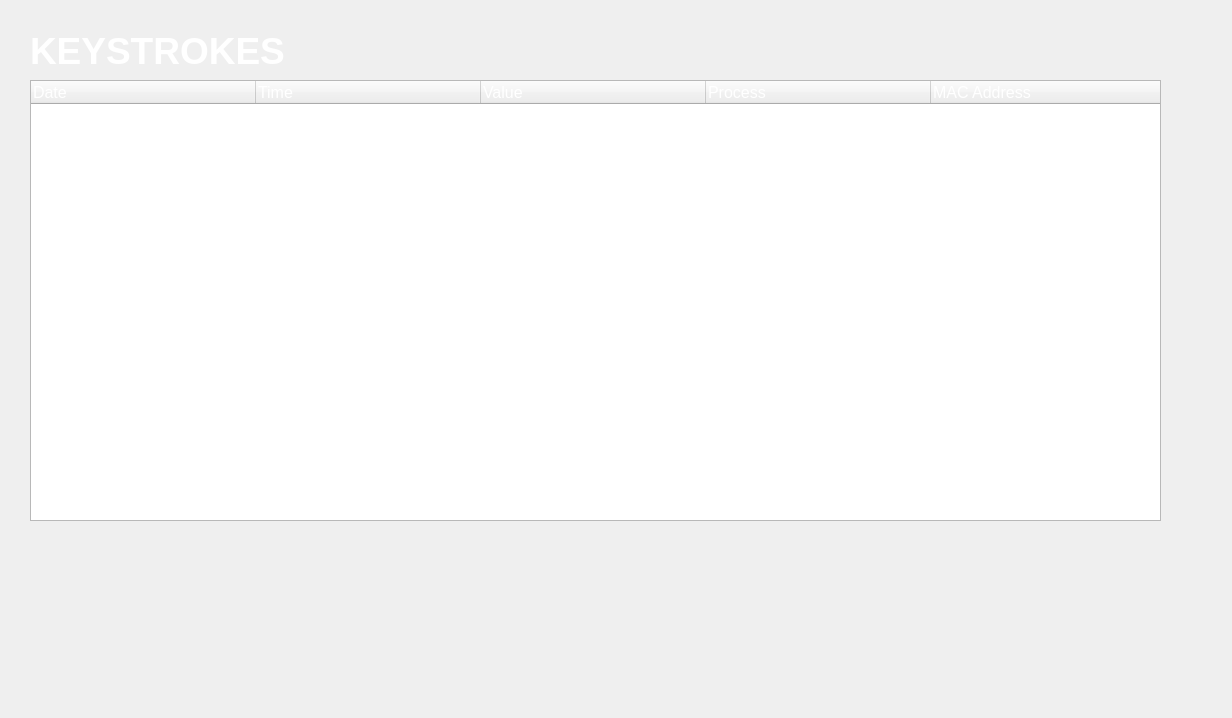
<?xml version="1.0" encoding="UTF-8"?>
<ui version="4.0">
 <class>Form</class>
 <widget class="QWidget" name="Form">
  <property name="geometry">
   <rect>
    <x>0</x>
    <y>0</y>
    <width>1232</width>
    <height>718</height>
   </rect>
  </property>
  <property name="windowTitle">
   <string>Form</string>
  </property>
  <widget class="QLabel" name="label_2">
   <property name="geometry">
    <rect>
     <x>30</x>
     <y>30</y>
     <width>341</width>
     <height>41</height>
    </rect>
   </property>
   <property name="font">
    <font>
     <pointsize>28</pointsize>
     <weight>75</weight>
     <bold>true</bold>
    </font>
   </property>
   <property name="styleSheet">
    <string notr="true">color: rgb(255, 255, 255);</string>
   </property>
   <property name="text">
    <string>KEYSTROKES</string>
   </property>
  </widget>
  <widget class="QTreeWidget" name="treeWidget">
   <property name="geometry">
    <rect>
     <x>30</x>
     <y>80</y>
     <width>1131</width>
     <height>441</height>
    </rect>
   </property>
   <property name="font">
    <font>
     <pointsize>12</pointsize>
     <weight>50</weight>
     <bold>false</bold>
    </font>
   </property>
   <property name="styleSheet">
    <string notr="true">color: white;</string>
   </property>
   <property name="lineWidth">
    <number>1</number>
   </property>
   <property name="alternatingRowColors">
    <bool>false</bool>
   </property>
   <property name="selectionMode">
    <enum>QAbstractItemView::MultiSelection</enum>
   </property>
   <property name="selectionBehavior">
    <enum>QAbstractItemView::SelectItems</enum>
   </property>
   <property name="uniformRowHeights">
    <bool>false</bool>
   </property>
   <property name="itemsExpandable">
    <bool>true</bool>
   </property>
   <property name="animated">
    <bool>false</bool>
   </property>
   <property name="allColumnsShowFocus">
    <bool>false</bool>
   </property>
   <property name="wordWrap">
    <bool>true</bool>
   </property>
   <property name="headerHidden">
    <bool>false</bool>
   </property>
   <attribute name="headerDefaultSectionSize">
    <number>225</number>
   </attribute>
   <column>
    <property name="text">
     <string>Date</string>
    </property>
    <property name="foreground">
     <brush brushstyle="SolidPattern">
      <color alpha="255">
       <red>255</red>
       <green>255</green>
       <blue>255</blue>
      </color>
     </brush>
    </property>
   </column>
   <column>
    <property name="text">
     <string>Time</string>
    </property>
    <property name="foreground">
     <brush brushstyle="SolidPattern">
      <color alpha="255">
       <red>255</red>
       <green>255</green>
       <blue>255</blue>
      </color>
     </brush>
    </property>
   </column>
   <column>
    <property name="text">
     <string>Value</string>
    </property>
    <property name="foreground">
     <brush brushstyle="SolidPattern">
      <color alpha="255">
       <red>255</red>
       <green>255</green>
       <blue>255</blue>
      </color>
     </brush>
    </property>
   </column>
   <column>
    <property name="text">
     <string>Process</string>
    </property>
    <property name="foreground">
     <brush brushstyle="SolidPattern">
      <color alpha="255">
       <red>255</red>
       <green>255</green>
       <blue>255</blue>
      </color>
     </brush>
    </property>
   </column>
   <column>
    <property name="text">
     <string>MAC Address</string>
    </property>
    <property name="foreground">
     <brush brushstyle="SolidPattern">
      <color alpha="255">
       <red>255</red>
       <green>255</green>
       <blue>255</blue>
      </color>
     </brush>
    </property>
   </column>
   <item>
    <property name="text">
     <string>03/19/2021</string>
    </property>
    <property name="foreground">
     <brush brushstyle="SolidPattern">
      <color alpha="255">
       <red>255</red>
       <green>255</green>
       <blue>255</blue>
      </color>
     </brush>
    </property>
    <property name="text">
     <string>00:00:11 UTC</string>
    </property>
    <property name="foreground">
     <brush brushstyle="SolidPattern">
      <color alpha="255">
       <red>255</red>
       <green>255</green>
       <blue>255</blue>
      </color>
     </brush>
    </property>
    <property name="text">
     <string>ENTER</string>
    </property>
    <property name="foreground">
     <brush brushstyle="SolidPattern">
      <color alpha="255">
       <red>255</red>
       <green>255</green>
       <blue>255</blue>
      </color>
     </brush>
    </property>
    <property name="text">
     <string>Command Prompt</string>
    </property>
    <property name="foreground">
     <brush brushstyle="SolidPattern">
      <color alpha="255">
       <red>255</red>
       <green>255</green>
       <blue>255</blue>
      </color>
     </brush>
    </property>
    <property name="text">
     <string>9C-B6-D0-F4-B3-7F</string>
    </property>
    <property name="textAlignment">
     <set>AlignLeading|AlignVCenter</set>
    </property>
    <property name="foreground">
     <brush brushstyle="SolidPattern">
      <color alpha="255">
       <red>255</red>
       <green>255</green>
       <blue>255</blue>
      </color>
     </brush>
    </property>
    <item>
     <property name="text">
      <string>                  IP Address:</string>
     </property>
     <property name="foreground">
      <brush brushstyle="SolidPattern">
       <color alpha="255">
        <red>255</red>
        <green>255</green>
        <blue>255</blue>
       </color>
      </brush>
     </property>
     <property name="text">
      <string>189.231.24.218</string>
     </property>
     <property name="foreground">
      <brush brushstyle="SolidPattern">
       <color alpha="255">
        <red>255</red>
        <green>255</green>
        <blue>255</blue>
       </color>
      </brush>
     </property>
     <property name="text">
      <string>Annotations</string>
     </property>
     <property name="foreground">
      <brush brushstyle="SolidPattern">
       <color alpha="255">
        <red>255</red>
        <green>255</green>
        <blue>255</blue>
       </color>
      </brush>
     </property>
     <property name="flags">
      <set>ItemIsEditable|ItemIsUserCheckable|ItemIsEnabled</set>
     </property>
    </item>
    <item>
     <property name="text">
      <string/>
     </property>
     <property name="text">
      <string/>
     </property>
     <property name="text">
      <string>did this last night</string>
     </property>
     <property name="background">
      <brush brushstyle="SolidPattern">
       <color alpha="255">
        <red>255</red>
        <green>255</green>
        <blue>255</blue>
       </color>
      </brush>
     </property>
     <property name="foreground">
      <brush brushstyle="SolidPattern">
       <color alpha="255">
        <red>0</red>
        <green>0</green>
        <blue>0</blue>
       </color>
      </brush>
     </property>
     <property name="text">
      <string/>
     </property>
     <property name="background">
      <brush brushstyle="SolidPattern">
       <color alpha="255">
        <red>255</red>
        <green>255</green>
        <blue>255</blue>
       </color>
      </brush>
     </property>
     <property name="foreground">
      <brush brushstyle="SolidPattern">
       <color alpha="255">
        <red>0</red>
        <green>0</green>
        <blue>0</blue>
       </color>
      </brush>
     </property>
     <property name="flags">
      <set>ItemIsEditable|ItemIsDragEnabled|ItemIsDropEnabled|ItemIsUserCheckable|ItemIsEnabled</set>
     </property>
    </item>
    <item>
     <property name="text">
      <string/>
     </property>
     <property name="text">
      <string/>
     </property>
     <property name="text">
      <string/>
     </property>
     <property name="background">
      <brush brushstyle="SolidPattern">
       <color alpha="255">
        <red>255</red>
        <green>255</green>
        <blue>255</blue>
       </color>
      </brush>
     </property>
     <property name="foreground">
      <brush brushstyle="SolidPattern">
       <color alpha="255">
        <red>0</red>
        <green>0</green>
        <blue>0</blue>
       </color>
      </brush>
     </property>
     <property name="text">
      <string/>
     </property>
     <property name="background">
      <brush brushstyle="SolidPattern">
       <color alpha="255">
        <red>255</red>
        <green>255</green>
        <blue>255</blue>
       </color>
      </brush>
     </property>
     <property name="foreground">
      <brush brushstyle="SolidPattern">
       <color alpha="255">
        <red>0</red>
        <green>0</green>
        <blue>0</blue>
       </color>
      </brush>
     </property>
     <property name="flags">
      <set>ItemIsEditable|ItemIsDragEnabled|ItemIsDropEnabled|ItemIsUserCheckable|ItemIsEnabled</set>
     </property>
    </item>
   </item>
   <item>
    <property name="text">
     <string>03/18/2021</string>
    </property>
    <property name="foreground">
     <brush brushstyle="SolidPattern">
      <color alpha="255">
       <red>255</red>
       <green>255</green>
       <blue>255</blue>
      </color>
     </brush>
    </property>
    <property name="text">
     <string>00:12:22 UTC</string>
    </property>
    <property name="textAlignment">
     <set>AlignLeading|AlignVCenter</set>
    </property>
    <property name="foreground">
     <brush brushstyle="SolidPattern">
      <color alpha="255">
       <red>255</red>
       <green>255</green>
       <blue>255</blue>
      </color>
     </brush>
    </property>
    <property name="text">
     <string>-sudo ls</string>
    </property>
    <property name="foreground">
     <brush brushstyle="SolidPattern">
      <color alpha="255">
       <red>255</red>
       <green>255</green>
       <blue>255</blue>
      </color>
     </brush>
    </property>
    <property name="text">
     <string>Command Prompt</string>
    </property>
    <property name="foreground">
     <brush brushstyle="SolidPattern">
      <color alpha="255">
       <red>255</red>
       <green>255</green>
       <blue>255</blue>
      </color>
     </brush>
    </property>
    <property name="text">
     <string>9C-B6-D0-F4-B3-7F</string>
    </property>
    <property name="foreground">
     <brush brushstyle="SolidPattern">
      <color alpha="255">
       <red>255</red>
       <green>255</green>
       <blue>255</blue>
      </color>
     </brush>
    </property>
    <item>
     <property name="text">
      <string>                  IP Address:</string>
     </property>
     <property name="foreground">
      <brush brushstyle="SolidPattern">
       <color alpha="255">
        <red>255</red>
        <green>255</green>
        <blue>255</blue>
       </color>
      </brush>
     </property>
     <property name="text">
      <string>189.231.24.218</string>
     </property>
     <property name="foreground">
      <brush brushstyle="SolidPattern">
       <color alpha="255">
        <red>255</red>
        <green>255</green>
        <blue>255</blue>
       </color>
      </brush>
     </property>
     <property name="text">
      <string>Annotations</string>
     </property>
     <property name="foreground">
      <brush brushstyle="SolidPattern">
       <color alpha="255">
        <red>255</red>
        <green>255</green>
        <blue>255</blue>
       </color>
      </brush>
     </property>
     <property name="flags">
      <set>ItemIsEditable|ItemIsUserCheckable|ItemIsEnabled</set>
     </property>
    </item>
    <item>
     <property name="text">
      <string/>
     </property>
     <property name="text">
      <string/>
     </property>
     <property name="text">
      <string/>
     </property>
     <property name="background">
      <brush brushstyle="SolidPattern">
       <color alpha="255">
        <red>255</red>
        <green>255</green>
        <blue>255</blue>
       </color>
      </brush>
     </property>
     <property name="foreground">
      <brush brushstyle="SolidPattern">
       <color alpha="255">
        <red>0</red>
        <green>0</green>
        <blue>0</blue>
       </color>
      </brush>
     </property>
     <property name="text">
      <string/>
     </property>
     <property name="background">
      <brush brushstyle="SolidPattern">
       <color alpha="255">
        <red>255</red>
        <green>255</green>
        <blue>255</blue>
       </color>
      </brush>
     </property>
     <property name="foreground">
      <brush brushstyle="SolidPattern">
       <color alpha="255">
        <red>0</red>
        <green>0</green>
        <blue>0</blue>
       </color>
      </brush>
     </property>
     <property name="flags">
      <set>ItemIsEditable|ItemIsDragEnabled|ItemIsDropEnabled|ItemIsUserCheckable|ItemIsEnabled</set>
     </property>
    </item>
    <item>
     <property name="text">
      <string/>
     </property>
     <property name="text">
      <string/>
     </property>
     <property name="text">
      <string/>
     </property>
     <property name="background">
      <brush brushstyle="SolidPattern">
       <color alpha="255">
        <red>255</red>
        <green>255</green>
        <blue>255</blue>
       </color>
      </brush>
     </property>
     <property name="foreground">
      <brush brushstyle="SolidPattern">
       <color alpha="255">
        <red>0</red>
        <green>0</green>
        <blue>0</blue>
       </color>
      </brush>
     </property>
     <property name="text">
      <string/>
     </property>
     <property name="background">
      <brush brushstyle="SolidPattern">
       <color alpha="255">
        <red>255</red>
        <green>255</green>
        <blue>255</blue>
       </color>
      </brush>
     </property>
     <property name="foreground">
      <brush brushstyle="SolidPattern">
       <color alpha="255">
        <red>0</red>
        <green>0</green>
        <blue>0</blue>
       </color>
      </brush>
     </property>
     <property name="flags">
      <set>ItemIsEditable|ItemIsDragEnabled|ItemIsDropEnabled|ItemIsUserCheckable|ItemIsEnabled</set>
     </property>
    </item>
   </item>
   <item>
    <property name="text">
     <string>03/17/2021</string>
    </property>
    <property name="foreground">
     <brush brushstyle="SolidPattern">
      <color alpha="255">
       <red>255</red>
       <green>255</green>
       <blue>255</blue>
      </color>
     </brush>
    </property>
    <property name="text">
     <string>18:18:57 UTC</string>
    </property>
    <property name="foreground">
     <brush brushstyle="SolidPattern">
      <color alpha="255">
       <red>255</red>
       <green>255</green>
       <blue>255</blue>
      </color>
     </brush>
    </property>
    <property name="text">
     <string>ENTER</string>
    </property>
    <property name="textAlignment">
     <set>AlignLeading|AlignVCenter</set>
    </property>
    <property name="foreground">
     <brush brushstyle="SolidPattern">
      <color alpha="255">
       <red>255</red>
       <green>255</green>
       <blue>255</blue>
      </color>
     </brush>
    </property>
    <property name="text">
     <string>Command Prompt</string>
    </property>
    <property name="foreground">
     <brush brushstyle="SolidPattern">
      <color alpha="255">
       <red>255</red>
       <green>255</green>
       <blue>255</blue>
      </color>
     </brush>
    </property>
    <property name="text">
     <string>9C-B6-D0-F4-B3-7F</string>
    </property>
    <property name="foreground">
     <brush brushstyle="SolidPattern">
      <color alpha="255">
       <red>255</red>
       <green>255</green>
       <blue>255</blue>
      </color>
     </brush>
    </property>
    <item>
     <property name="text">
      <string>                  IP Address:</string>
     </property>
     <property name="foreground">
      <brush brushstyle="SolidPattern">
       <color alpha="255">
        <red>255</red>
        <green>255</green>
        <blue>255</blue>
       </color>
      </brush>
     </property>
     <property name="text">
      <string>189.231.24.218</string>
     </property>
     <property name="foreground">
      <brush brushstyle="SolidPattern">
       <color alpha="255">
        <red>255</red>
        <green>255</green>
        <blue>255</blue>
       </color>
      </brush>
     </property>
     <property name="text">
      <string>Annotations</string>
     </property>
     <property name="foreground">
      <brush brushstyle="SolidPattern">
       <color alpha="255">
        <red>255</red>
        <green>255</green>
        <blue>255</blue>
       </color>
      </brush>
     </property>
     <property name="flags">
      <set>ItemIsEditable|ItemIsDragEnabled|ItemIsDropEnabled|ItemIsUserCheckable|ItemIsEnabled</set>
     </property>
    </item>
    <item>
     <property name="text">
      <string/>
     </property>
     <property name="text">
      <string/>
     </property>
     <property name="text">
      <string/>
     </property>
     <property name="background">
      <brush brushstyle="SolidPattern">
       <color alpha="255">
        <red>255</red>
        <green>255</green>
        <blue>255</blue>
       </color>
      </brush>
     </property>
     <property name="foreground">
      <brush brushstyle="SolidPattern">
       <color alpha="255">
        <red>0</red>
        <green>0</green>
        <blue>0</blue>
       </color>
      </brush>
     </property>
     <property name="text">
      <string/>
     </property>
     <property name="background">
      <brush brushstyle="SolidPattern">
       <color alpha="255">
        <red>255</red>
        <green>255</green>
        <blue>255</blue>
       </color>
      </brush>
     </property>
     <property name="foreground">
      <brush brushstyle="SolidPattern">
       <color alpha="255">
        <red>0</red>
        <green>0</green>
        <blue>0</blue>
       </color>
      </brush>
     </property>
     <property name="flags">
      <set>ItemIsEditable|ItemIsDragEnabled|ItemIsDropEnabled|ItemIsUserCheckable|ItemIsEnabled</set>
     </property>
    </item>
    <item>
     <property name="text">
      <string/>
     </property>
     <property name="text">
      <string/>
     </property>
     <property name="text">
      <string/>
     </property>
     <property name="background">
      <brush brushstyle="SolidPattern">
       <color alpha="255">
        <red>255</red>
        <green>255</green>
        <blue>255</blue>
       </color>
      </brush>
     </property>
     <property name="foreground">
      <brush brushstyle="SolidPattern">
       <color alpha="255">
        <red>0</red>
        <green>0</green>
        <blue>0</blue>
       </color>
      </brush>
     </property>
     <property name="text">
      <string/>
     </property>
     <property name="background">
      <brush brushstyle="SolidPattern">
       <color alpha="255">
        <red>255</red>
        <green>255</green>
        <blue>255</blue>
       </color>
      </brush>
     </property>
     <property name="foreground">
      <brush brushstyle="SolidPattern">
       <color alpha="255">
        <red>0</red>
        <green>0</green>
        <blue>0</blue>
       </color>
      </brush>
     </property>
     <property name="flags">
      <set>ItemIsEditable|ItemIsDragEnabled|ItemIsDropEnabled|ItemIsUserCheckable|ItemIsEnabled</set>
     </property>
    </item>
   </item>
   <item>
    <property name="text">
     <string>03/17/2021</string>
    </property>
    <property name="foreground">
     <brush brushstyle="SolidPattern">
      <color alpha="255">
       <red>255</red>
       <green>255</green>
       <blue>255</blue>
      </color>
     </brush>
    </property>
    <property name="text">
     <string>23:12:45 UTC</string>
    </property>
    <property name="textAlignment">
     <set>AlignLeading|AlignVCenter</set>
    </property>
    <property name="foreground">
     <brush brushstyle="SolidPattern">
      <color alpha="255">
       <red>255</red>
       <green>255</green>
       <blue>255</blue>
      </color>
     </brush>
    </property>
    <property name="text">
     <string>nmap -sp 192.100.1.1/24</string>
    </property>
    <property name="foreground">
     <brush brushstyle="SolidPattern">
      <color alpha="255">
       <red>255</red>
       <green>255</green>
       <blue>255</blue>
      </color>
     </brush>
    </property>
    <property name="text">
     <string>WireShark</string>
    </property>
    <property name="foreground">
     <brush brushstyle="SolidPattern">
      <color alpha="255">
       <red>255</red>
       <green>255</green>
       <blue>255</blue>
      </color>
     </brush>
    </property>
    <property name="text">
     <string>9C-B6-D0-F4-B3-7F</string>
    </property>
    <property name="foreground">
     <brush brushstyle="SolidPattern">
      <color alpha="255">
       <red>255</red>
       <green>255</green>
       <blue>255</blue>
      </color>
     </brush>
    </property>
    <property name="flags">
     <set>ItemIsSelectable|ItemIsDragEnabled|ItemIsDropEnabled|ItemIsUserCheckable|ItemIsEnabled|ItemIsTristate</set>
    </property>
    <item>
     <property name="text">
      <string>                  IP Address:</string>
     </property>
     <property name="foreground">
      <brush brushstyle="SolidPattern">
       <color alpha="255">
        <red>255</red>
        <green>255</green>
        <blue>255</blue>
       </color>
      </brush>
     </property>
     <property name="text">
      <string>189.231.24.218</string>
     </property>
     <property name="foreground">
      <brush brushstyle="SolidPattern">
       <color alpha="255">
        <red>255</red>
        <green>255</green>
        <blue>255</blue>
       </color>
      </brush>
     </property>
     <property name="text">
      <string>Annotations</string>
     </property>
     <property name="foreground">
      <brush brushstyle="SolidPattern">
       <color alpha="255">
        <red>255</red>
        <green>255</green>
        <blue>255</blue>
       </color>
      </brush>
     </property>
     <property name="text">
      <string/>
     </property>
     <property name="text">
      <string/>
     </property>
    </item>
    <item>
     <property name="text">
      <string/>
     </property>
     <property name="text">
      <string/>
     </property>
     <property name="text">
      <string/>
     </property>
     <property name="background">
      <brush brushstyle="SolidPattern">
       <color alpha="255">
        <red>255</red>
        <green>255</green>
        <blue>255</blue>
       </color>
      </brush>
     </property>
     <property name="foreground">
      <brush brushstyle="SolidPattern">
       <color alpha="255">
        <red>0</red>
        <green>0</green>
        <blue>0</blue>
       </color>
      </brush>
     </property>
     <property name="text">
      <string/>
     </property>
     <property name="background">
      <brush brushstyle="SolidPattern">
       <color alpha="255">
        <red>255</red>
        <green>255</green>
        <blue>255</blue>
       </color>
      </brush>
     </property>
     <property name="flags">
      <set>ItemIsEditable|ItemIsDragEnabled|ItemIsDropEnabled|ItemIsUserCheckable|ItemIsEnabled</set>
     </property>
    </item>
    <item>
     <property name="text">
      <string/>
     </property>
     <property name="text">
      <string/>
     </property>
     <property name="text">
      <string/>
     </property>
     <property name="background">
      <brush brushstyle="SolidPattern">
       <color alpha="255">
        <red>255</red>
        <green>255</green>
        <blue>255</blue>
       </color>
      </brush>
     </property>
     <property name="foreground">
      <brush brushstyle="SolidPattern">
       <color alpha="255">
        <red>0</red>
        <green>0</green>
        <blue>0</blue>
       </color>
      </brush>
     </property>
     <property name="text">
      <string/>
     </property>
     <property name="background">
      <brush brushstyle="SolidPattern">
       <color alpha="255">
        <red>255</red>
        <green>255</green>
        <blue>255</blue>
       </color>
      </brush>
     </property>
     <property name="text">
      <string/>
     </property>
     <property name="flags">
      <set>ItemIsEditable|ItemIsDragEnabled|ItemIsDropEnabled|ItemIsUserCheckable|ItemIsEnabled</set>
     </property>
    </item>
    <item>
     <property name="text">
      <string/>
     </property>
     <property name="text">
      <string/>
     </property>
     <property name="text">
      <string/>
     </property>
     <property name="text">
      <string/>
     </property>
     <property name="text">
      <string/>
     </property>
    </item>
   </item>
  </widget>
 </widget>
 <resources/>
 <connections/>
</ui>
